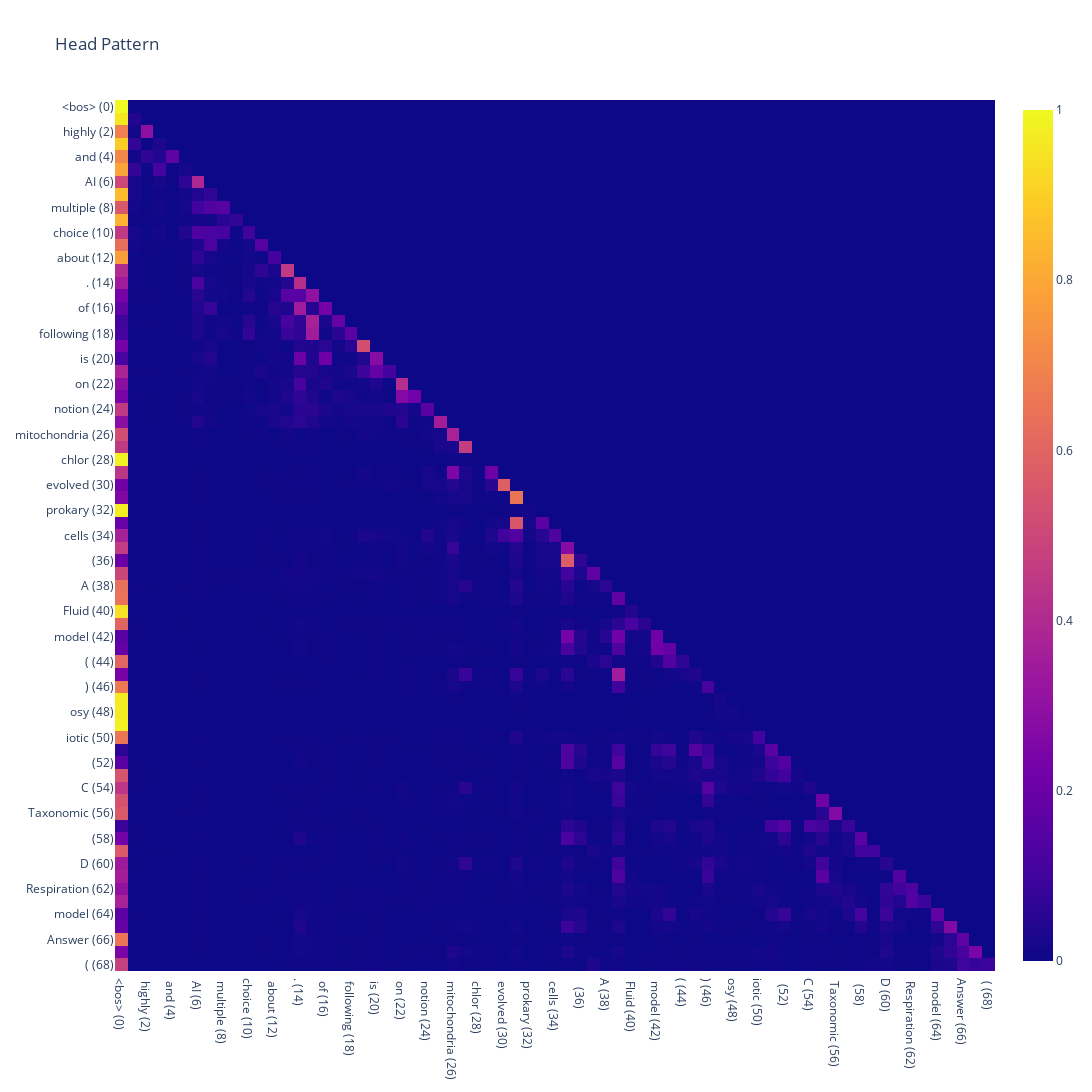

The notebook cell this image was saved under:
### Code cell
plot_toks = [f"{tok} ({i})" for i, tok in enumerate(model.to_str_tokens(prompts[-1]))]
fig = px.imshow(patterns[458-28, 0], x=plot_toks, y=plot_toks, aspect='auto', title='Head Pattern')
fig.update_layout(width=1400, height=1400)

### Figure 1 — Plotly figure (JSON) as saved in the notebook; plotly's stock layout.template omitted (floating-point values rounded to 4 significant figures; data arrays with more than 128 entries replaced by an {"elided": "..."} marker saying what was removed)
{"data": [{"coloraxis": "coloraxis", "hovertemplate": "x: %{x}<br>y: %{y}<br>color: %{z}<extra></extra>", "name": "0", "type": "heatmap", "x": ["<bos> (0)", "A (1)", " highly (2)", " knowledgeable (3)", " and (4)", " intelligent (5)", " AI (6)", " answers (7)", " multiple (8)", "- (9)", "choice (10)", " questions (11)", " about (12)", " Biology (13)", ". (14)", " Which (15)", " of (16)", " the (17)", " following (18)", " theories (19)", " is (20)", " based (21)", " on (22)", " the (23)", " notion (24)", " that (25)", " mitochondria (26)", " and (27)", " chlor (28)", "oplasts (29)", " evolved (30)", " from (31)", " prokary (32)", "otic (33)", " cells (34)", "?: (35)", "\n\n (36)", "( (37)", "A (38)", ") (39)", " Fluid (40)", " mosaic (41)", " model (42)", "\n (43)", "( (44)", "B (45)", ") (46)", " End (47)", "osy (48)", "mb (49)", "iotic (50)", " model (51)", "\n (52)", "( (53)", "C (54)", ") (55)", " Taxonomic (56)", " model (57)", "\n (58)", "( (59)", "D (60)", ") (61)", " Respiration (62)", " feedback (63)", " model (64)", "\n (65)", "Answer (66)", ": (67)", " ( (68)"], "xaxis": "x", "y": ["<bos> (0)", "A (1)", " highly (2)", " knowledgeable (3)", " and (4)", " intelligent (5)", " AI (6)", " answers (7)", " multiple (8)", "- (9)", "choice (10)", " questions (11)", " about (12)", " Biology (13)", ". (14)", " Which (15)", " of (16)", " the (17)", " following (18)", " theories (19)", " is (20)", " based (21)", " on (22)", " the (23)", " notion (24)", " that (25)", " mitochondria (26)", " and (27)", " chlor (28)", "oplasts (29)", " evolved (30)", " from (31)", " prokary (32)", "otic (33)", " cells (34)", "?: (35)", "\n\n (36)", "( (37)", "A (38)", ") (39)", " Fluid (40)", " mosaic (41)", " model (42)", "\n (43)", "( (44)", "B (45)", ") (46)", " End (47)", "osy (48)", "mb (49)", "iotic (50)", " model (51)", "\n (52)", "( (53)", "C (54)", ") (55)", " Taxonomic (56)", " model (57)", "\n (58)", "( (59)", "D (60)", ") (61)", " Respiration (62)", " feedback (63)", " model (64)", "\n (65)", "Answer (66)", ": (67)", " ( (68)"], "yaxis": "y", "z": {"elided": "69x69 float values"}}], "layout": {"coloraxis": {"colorscale": [[0, "#0d0887"], [0.1111, "#46039f"], [0.2222, "#7201a8"], [0.3333, "#9c179e"], [0.4444, "#bd3786"], [0.5556, "#d8576b"], [0.6667, "#ed7953"], [0.7778, "#fb9f3a"], [0.8889, "#fdca26"], [1, "#f0f921"]]}, "height": 1400, "title": {"text": "Head Pattern"}, "width": 1400, "xaxis": {"anchor": "y", "domain": [0, 1]}, "yaxis": {"anchor": "x", "autorange": "reversed", "domain": [0, 1]}}}
